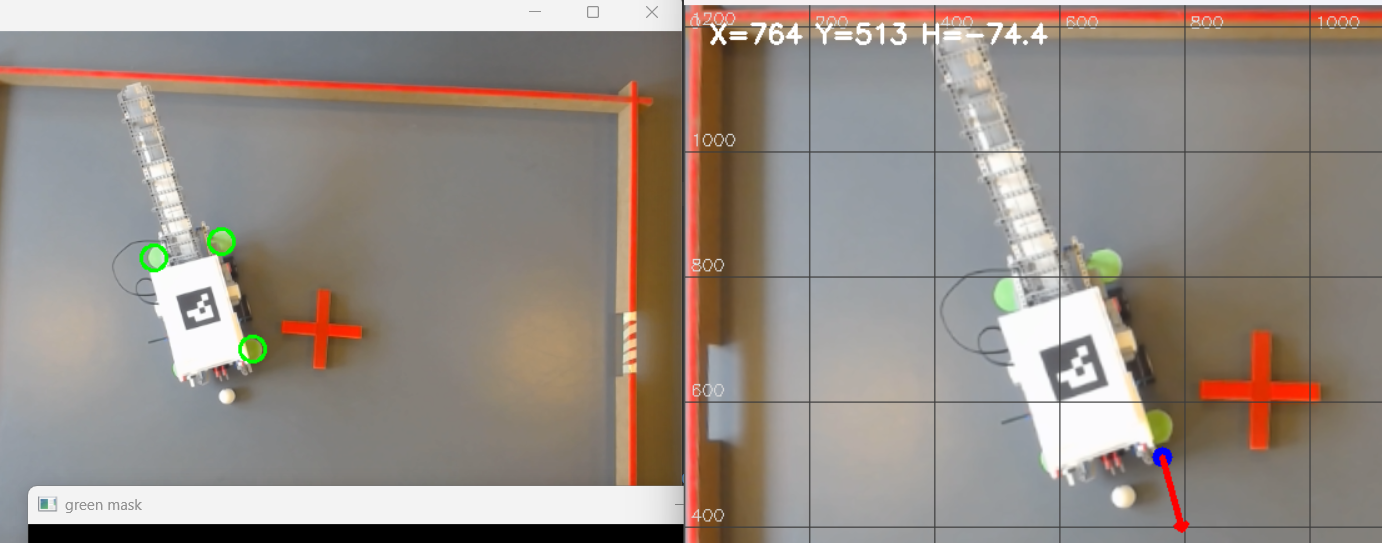
#> input picture 2cornertest.png, 1382 x 543 px, given in place of the camera
$ python white_mask.py
#> lines starting #> are read from the running program, lines starting #| are printed output that depends on the picture; after the words box and inside, x2 and y2 are one past the last pixel; in counts of white or black regions, pixels touching at a corner belong together
#> further down, frame is the input picture: shape (543, 1382, 3); mean B, G, R 132.9, 140.7, 150.6
# white_mask.py
import cv2
import numpy as np

def compute_white_mask(frame):
    """
    Input: BGR frame
    Output: white_mask (uint8)
    """

    hsv = cv2.cvtColor(frame, cv2.COLOR_BGR2HSV)
#> hsv: shape (543, 1382, 3); mean H, S, V 45.5, 38.9, 153.5

    # Hvid = næsten ingen farve + høj lyshed
    lower_white = np.array([0, 0, 170])
    upper_white = np.array([180, 50, 255])

    mask = cv2.inRange(hsv, lower_white, upper_white)
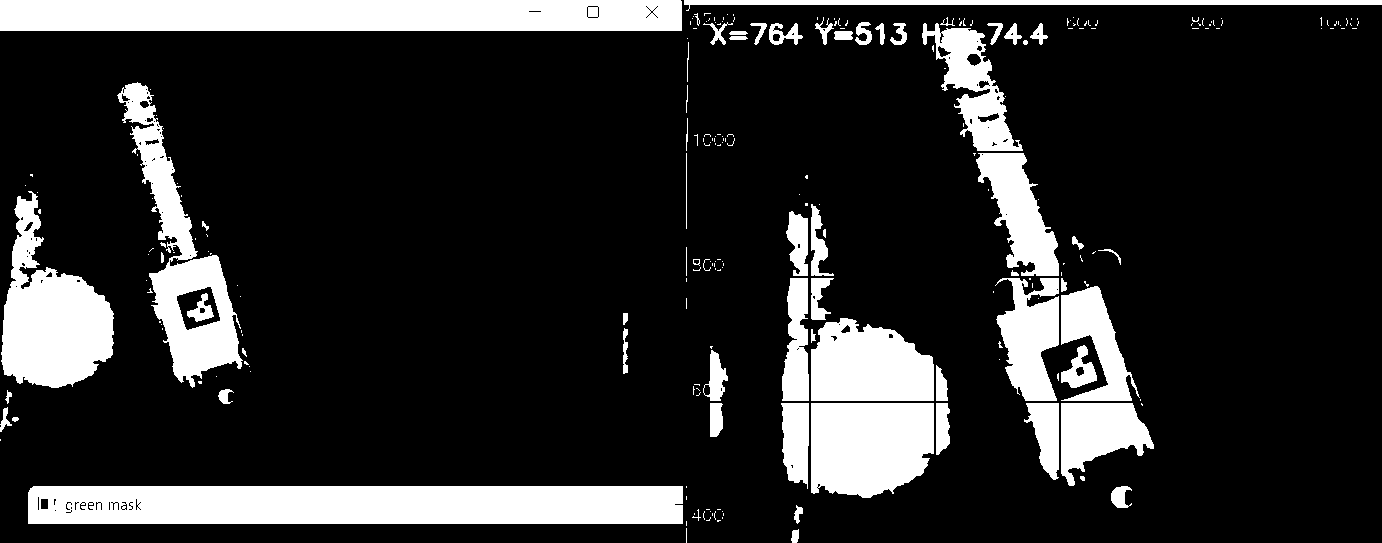
#> mask: shape (543, 1382); 17.5% white; 240 white regions (173 under 20 px), largest, box (x1, y1, x2, y2) and area: (28, 486, 683, 524) 24594, (0, 0, 682, 31) 21065, (1, 191, 114, 388) 12221

    # Fjern støj
    kernel = cv2.getStructuringElement(cv2.MORPH_ELLIPSE, (5, 5))
    mask = cv2.morphologyEx(mask, cv2.MORPH_OPEN, kernel, iterations=2)
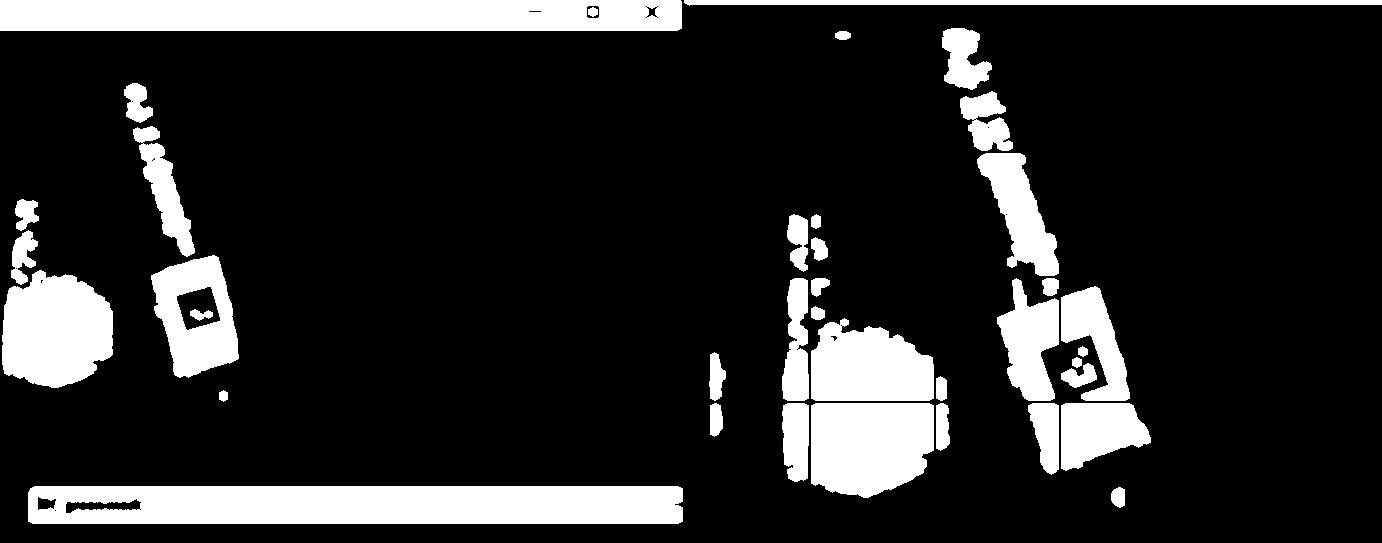
#> mask: shape (543, 1382); 16.2% white; 38 white regions, largest, box (x1, y1, x2, y2) and area: (28, 486, 683, 524) 24140, (0, 0, 682, 31) 20923, (2, 270, 113, 388) 10307
    mask = cv2.morphologyEx(mask, cv2.MORPH_CLOSE, kernel, iterations=2)
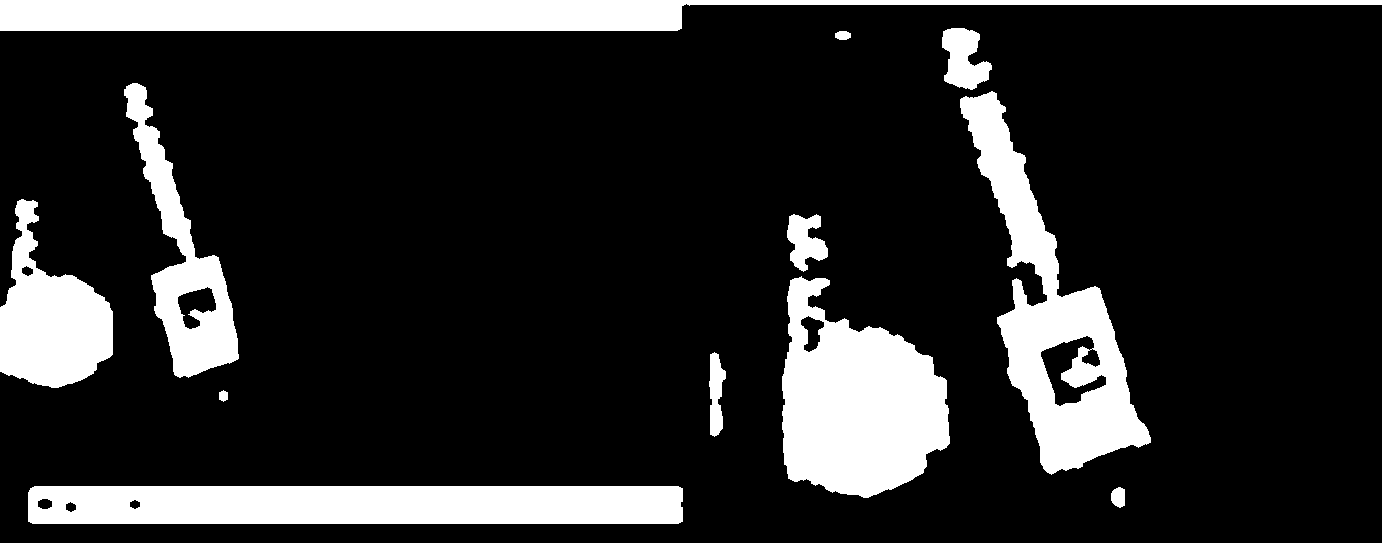
#> mask: shape (543, 1382); 16.7% white; 12 white regions, largest, box (x1, y1, x2, y2) and area: (782, 276, 950, 498) 24997, (0, 0, 1382, 31) 24638, (28, 486, 683, 524) 24591

    return mask


# -------------------------------------------------
# TEST
# -------------------------------------------------
if __name__ == "__main__":
    cap = cv2.VideoCapture(0, cv2.CAP_DSHOW)
    cap.set(cv2.CAP_PROP_FRAME_WIDTH, 1280)
    cap.set(cv2.CAP_PROP_FRAME_HEIGHT, 720)

    cv2.namedWindow("camera", cv2.WINDOW_NORMAL)
    cv2.namedWindow("white_mask", cv2.WINDOW_NORMAL)

    while True:
        ret, frame = cap.read()
        if not ret:
            break

        white_mask = compute_white_mask(frame)

        cv2.imshow("camera", frame)
        cv2.imshow("white_mask", white_mask)

        if cv2.waitKey(1) & 0xFF == 27:
#> (key Esc is pressed here)
            break

    cap.release()
    cv2.destroyAllWindows()

$ run again, on ball_next_to_wall.png
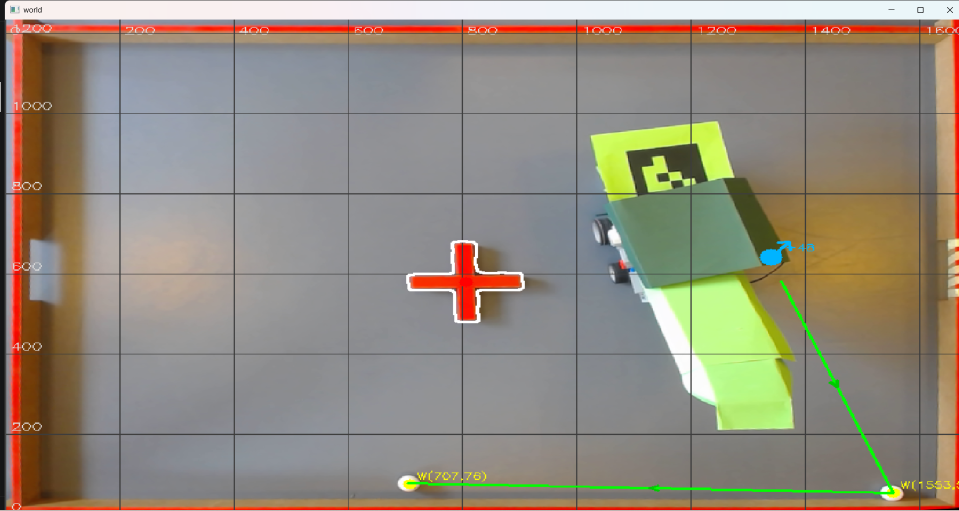
#> input picture ball_next_to_wall.png, 1918 x 1021 px, given in place of the camera (shown at 1/2 size)
#> frame is the input picture: shape (1021, 1918, 3); mean B, G, R 124.3, 138.4, 146.6
#> hsv: shape (1021, 1918, 3); mean H, S, V 58.9, 51.1, 154
#> in compute_white_mask, `mask = cv2.inRange(hsv, lower_white, upper_white)`:
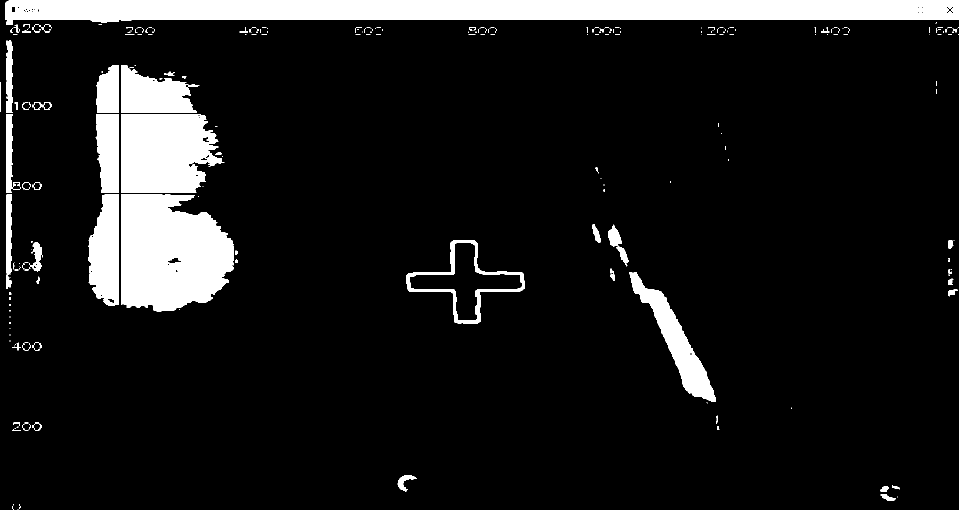
#> mask: shape (1021, 1918) (shown at 1/2 size); 10.3% white; 322 white regions (241 under 20 px), largest, box (x1, y1, x2, y2) and area: (10, 1, 1918, 50) 72747, (242, 389, 467, 547) 29662, (242, 228, 449, 386) 26985
#> in compute_white_mask, `mask = cv2.morphologyEx(mask, cv2.MORPH_CLOSE, kernel, iterations=2)`:
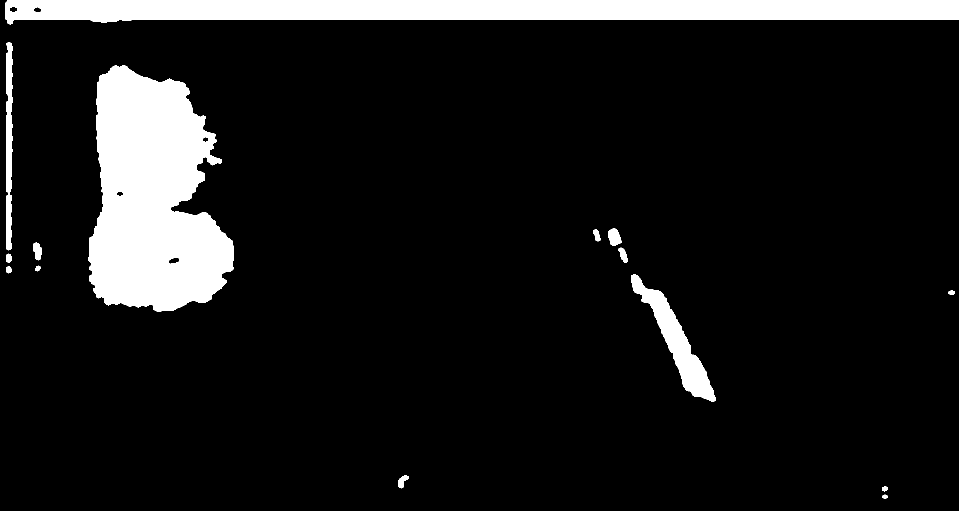
#> mask: shape (1021, 1918) (shown at 1/2 size); 9.9% white; 15 white regions, largest, box (x1, y1, x2, y2) and area: (176, 130, 467, 623) 102271, (10, 0, 1918, 49) 74839, (1262, 549, 1431, 804) 10670
